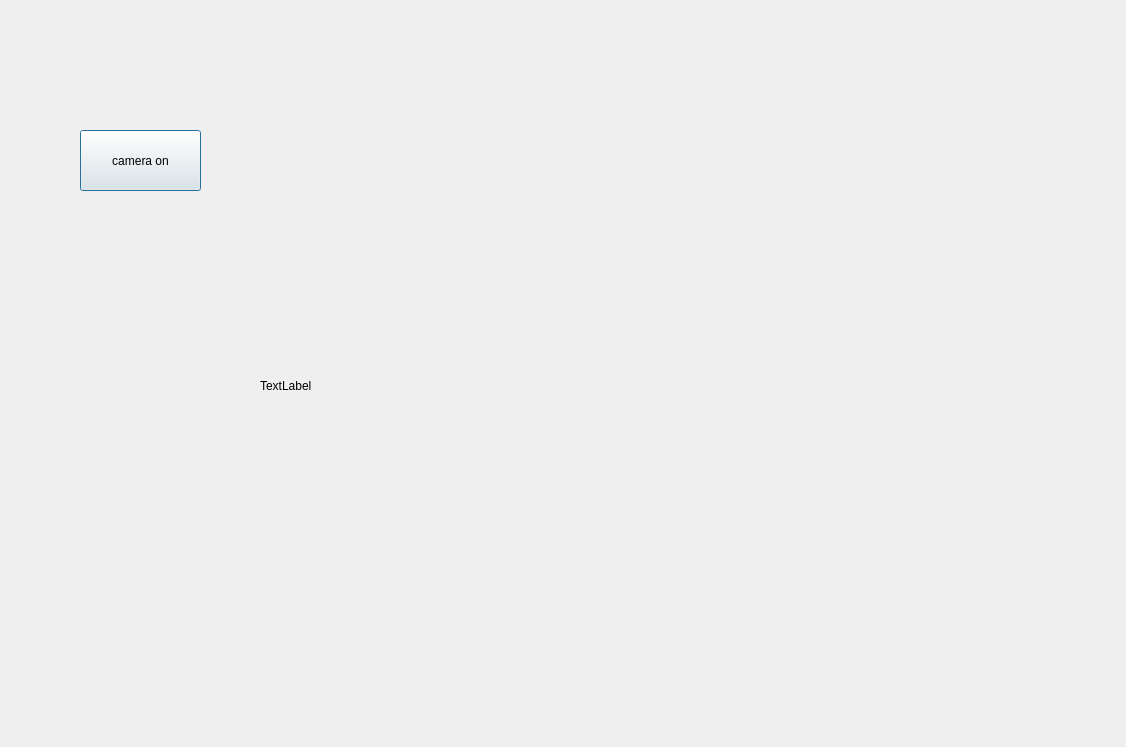
<?xml version="1.0" encoding="UTF-8"?>
<ui version="4.0">
 <class>Dialog</class>
 <widget class="QDialog" name="Dialog">
  <property name="geometry">
   <rect>
    <x>0</x>
    <y>0</y>
    <width>1126</width>
    <height>747</height>
   </rect>
  </property>
  <property name="windowTitle">
   <string>Dialog</string>
  </property>
  <widget class="QLabel" name="showcamera">
   <property name="geometry">
    <rect>
     <x>260</x>
     <y>220</y>
     <width>371</width>
     <height>331</height>
    </rect>
   </property>
   <property name="text">
    <string>TextLabel</string>
   </property>
  </widget>
  <widget class="QPushButton" name="camerabutton">
   <property name="geometry">
    <rect>
     <x>80</x>
     <y>130</y>
     <width>121</width>
     <height>61</height>
    </rect>
   </property>
   <property name="text">
    <string>camera on</string>
   </property>
  </widget>
 </widget>
 <resources/>
 <connections/>
</ui>
